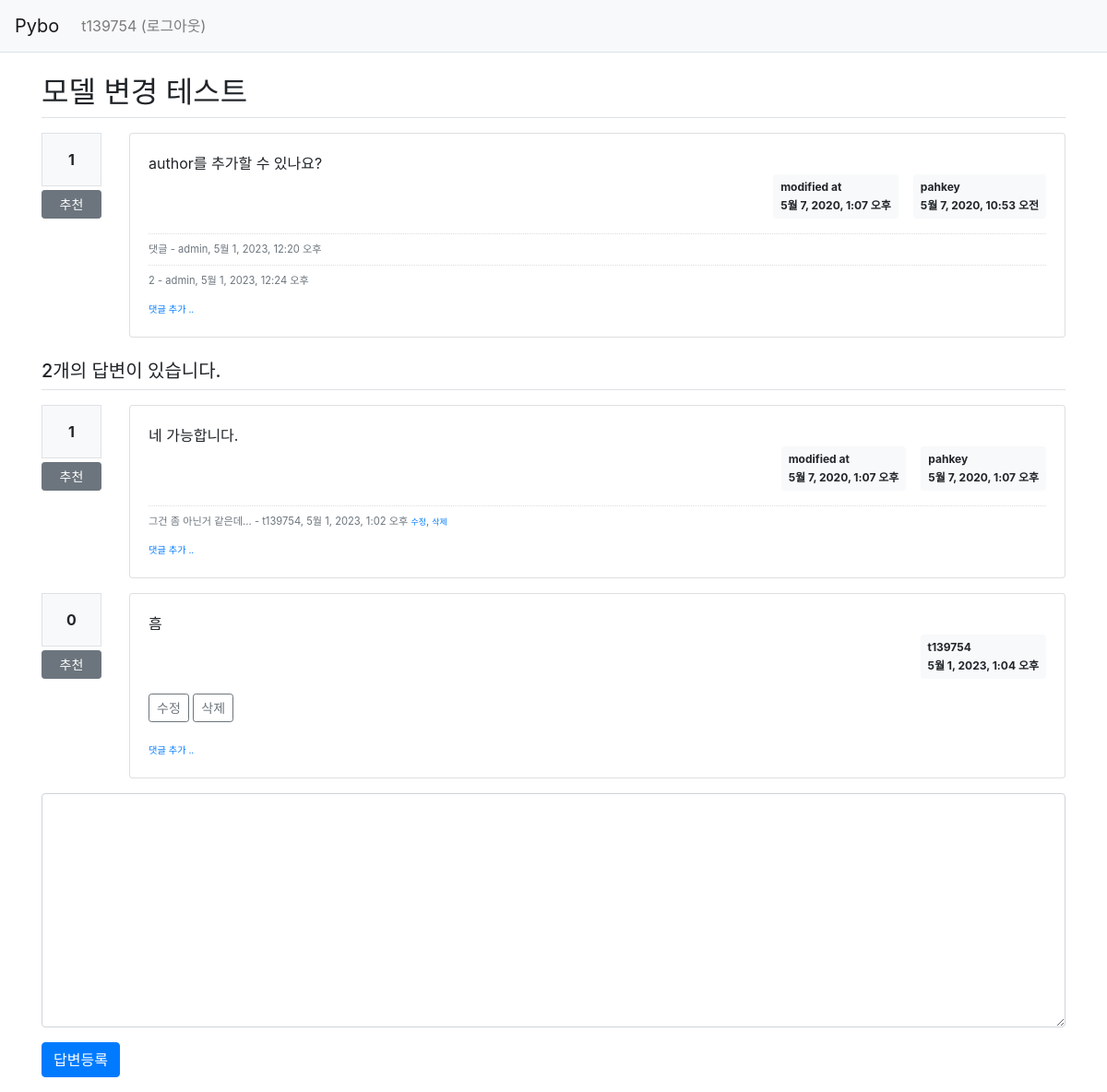
/pybo/14/ (signed in), run on the app's committed database.
### pybo/models.py (models this page shows, shortened)
class Question(models.Model):
    author = models.ForeignKey(User, on_delete=models.CASCADE, related_name='author_question')
    subject = models.CharField(max_length=200)
    content = models.TextField()
    create_date = models.DateTimeField()
    modify_date = models.DateTimeField(null=True, blank=True)
    voter = models.ManyToManyField(User, related_name='voter_question')

class Comment(models.Model):
    author = models.ForeignKey(User, on_delete=models.CASCADE)
    content = models.TextField()
    create_date = models.DateTimeField()
    modify_date = models.DateTimeField(null=True, blank=True)
    question = models.ForeignKey(Question, null=True, blank=True, on_delete=models.CASCADE)
    answer = models.ForeignKey(Answer, null=True, blank=True, on_delete=models.CASCADE)

class Answer(models.Model):
    author = models.ForeignKey(User, on_delete=models.CASCADE, related_name='author_answer')
    question = models.ForeignKey(Question, on_delete=models.CASCADE)
    content = models.TextField()
    create_date = models.DateTimeField()
    modify_date = models.DateTimeField(null=True, blank=True)
    voter = models.ManyToManyField(User, related_name='voter_answer')

### pybo/views/base_views.py (the view)
# urls.py: path('<int:question_id>/', base_views.detail, name='detail'),
def detail(request, question_id):
    question = get_object_or_404(Question, pk=question_id)
    context = {'question': question}
    return render(request, 'pybo/question_detail.html', context)

### templates/pybo/question_detail.html (shortened to what this page needs)
{% extends 'base.html' %}
{% block content %}
<div class="container my-3">
    <h2 class="border-bottom py-2">{{ question.subject }}</h2>
    <div class="row my-3">
        <div class="col-1">
            <div class="bg-light text-center p-3 border font-weight-bolder mb-1">{{question.voter.count}}</div>
            <a href="#" data-uri="{% url 'pybo:vote_question' question.id  %}"
               class="recommend btn btn-sm btn-secondary btn-block my-1">추천</a>
        </div>
        <div class="col-11">
            <div class="card">
                <div class="card-body">
                    <div class="card-text" style="white-space: pre-line;">{{ question.content }}</div>
                    <div class="d-flex justify-content-end">
                        {% if question.modify_date %}
                        <div class="badge badge-light p-2 text-left mx-3">
                            <div class="mb-2">modified at</div>
                            <div>{{ question.modify_date }}</div>
                        </div>
                        {% endif %}
                        <div class="badge badge-light p-2 text-left">
                            <div class="mb-2">{{ question.author.username }}</div>
                            <div>{{ question.create_date }}</div>
                        </div>
                    </div>
                    {% if question.comment_set.count > 0 %}
                    <div class="mt-3">
                    {% for comment in question.comment_set.all %}
                        <div class="comment py-2 text-muted">
                            <span style="white-space: pre-line;">{{ comment.content }}</span>
                            <span>
                                - {{ comment.author }}, {{ comment.create_date }}
                            </span>
                        </div>
                    {% endfor %}
                    </div>
                    {% endif %}
                    <div>
                        <a href="{% url 'pybo:comment_create_question' question.id  %}"
                           class="small"><small>댓글 추가 ..</small></a>
                    </div>
                </div>
            </div>
        </div>
    </div>
    <h5 class="border-bottom my-3 py-2">{{question.answer_set.count}}개의 답변이 있습니다.</h5>
    {% for answer in question.answer_set.all %}
    <div class="row my-3">
        <div class="col-1">
            <div class="bg-light text-center p-3 border font-weight-bolder mb-1">{{answer.voter.count}}</div>
            <a href="#" data-uri="{% url 'pybo:vote_answer' answer.id  %}"
                class="recommend btn btn-sm btn-secondary btn-block my-1">추천</a>
        </div>
        <div class="col-11">
            <div class="card">
                <div class="card-body">
                    <div class="card-text" style="white-space: pre-line;">{{ answer.content }}</div>
                    <div class="d-flex justify-content-end">
                        {% if answer.modify_date %}
                        <div class="badge badge-light p-2 text-left mx-3">
                            <div class="mb-2">modified at</div>
                            <div>{{ answer.modify_date }}</div>
                        </div>
                        {% endif %}
                        <div class="badge badge-light p-2 text-left">
                            <div class="mb-2">{{ answer.author.username }}</div>
                            <div>{{ answer.create_date }}</div>
                        </div>
                    </div>
                    {% if request.user == answer.author %}
                    <div class="my-3">
                        <a href="{% url 'pybo:answer_modify' answer.id  %}"
                           class="btn btn-sm btn-outline-secondary">수정</a>
                        <a href="#" class="delete btn btn-sm btn-outline-secondary "
                           data-uri="{% url 'pybo:answer_delete' answer.id  %}">삭제</a>
                    </div>
                    {% endif %}
                    {% if answer.comment_set.count > 0 %}
                    <div class="mt-3">
                    {% for comment in answer.comment_set.all %}
                        <div class="comment py-2 text-muted">
                            <span style="white-space: pre-line;">{{ comment.content }}</span>
                            <span>
                                - {{ comment.author }}, {{ comment.create_date }}
                            </span>
                            {% if request.user == comment.author %}
                            <a href="{% url 'pybo:comment_modify_answer' comment.id  %}" class="small">수정</a>,
                            <a href="#" class="small delete"
                               data-uri="{% url 'pybo:comment_delete_answer' comment.id  %}">삭제</a>
                            {% endif %}
                        </div>
                    {% endfor %}
                    </div>
                    {% endif %}
                    <div>
                        <a href="{% url 'pybo:comment_create_answer' answer.id  %}"
                           class="small"><small>댓글 추가 ..</small></a>
                    </div>
                </div>
            </div>
        </div>
    </div>
    {% endfor %}
    <form action="{% url 'pybo:answer_create' question.id %}" method="post" class="my-3">
        <div class="form-group">
            <textarea {% if not user.is_authenticated %}disabled{% endif %}
              name="content" id="content" class="form-control" rows="10"></textarea>
        </div>
        <input type="submit" value="답변등록" class="btn btn-primary">
    </form>
</div>
{% endblock %}

### templates/navbar.html (shortened to what this page needs)
<nav class="navbar navbar-expand-lg navbar-light bg-light border-bottom">
    <a class="navbar-brand" href="{% url 'pybo:index' %}">Pybo</a>
    <div class="collapse navbar-collapse flex-grow-0" id="navbarNav">
        <ul class="navbar-nav">
            <li class="nav-item ">
                {% if user.is_authenticated %}
                <a class="nav-link" href="{% url 'common:logout' %}">{{ user.username }} (로그아웃)</a>
                {% else %}
                <a class="nav-link" href="{% url 'common:login' %}">로그인</a>
                {% endif %}
            </li>
        </ul>
    </div>
</nav>

### static/style.css (style rules this page uses)
.comment { border-top:dotted 1px #ddd; font-size:0.7em; }

### data on the page
Question: subject "모델 변경 테스트", voter.count "1", content "author를 추가할 수 있나요?", modify_date "5월 7, 2020, 1:07 오후", author.username "pahkey", create_date "5월 7, 2020, 10:53 오전", answer_set.count "2"
Comment: content "댓글", author "admin", create_date "5월 1, 2023, 12:20 오후"
Comment: content "2", author "admin", create_date "5월 1, 2023, 12:24 오후"
Answer: voter.count "1", content "네 가능합니다.", modify_date "5월 7, 2020, 1:07 오후", author.username "pahkey", create_date "5월 7, 2020, 1:07 오후"
Comment: content "그건 좀 아닌거 같은데...", author "t139754", create_date "5월 1, 2023, 1:02 오후", shows "수정"
Answer: voter.count "0", content "흠", author.username "t139754", create_date "5월 1, 2023, 1:04 오후", shows "수정"

### other printed values
{{ user.username }} "t139754"
